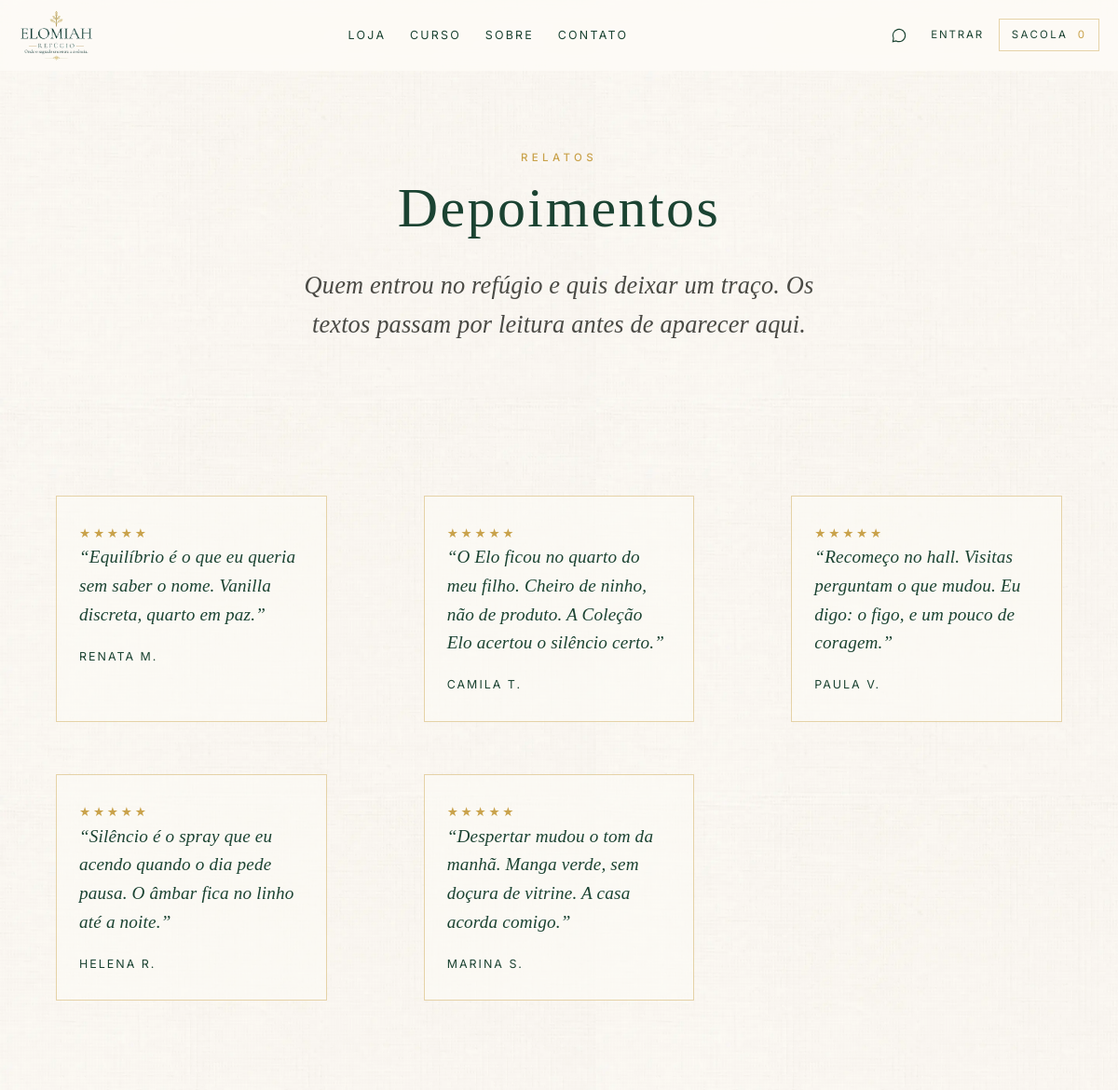
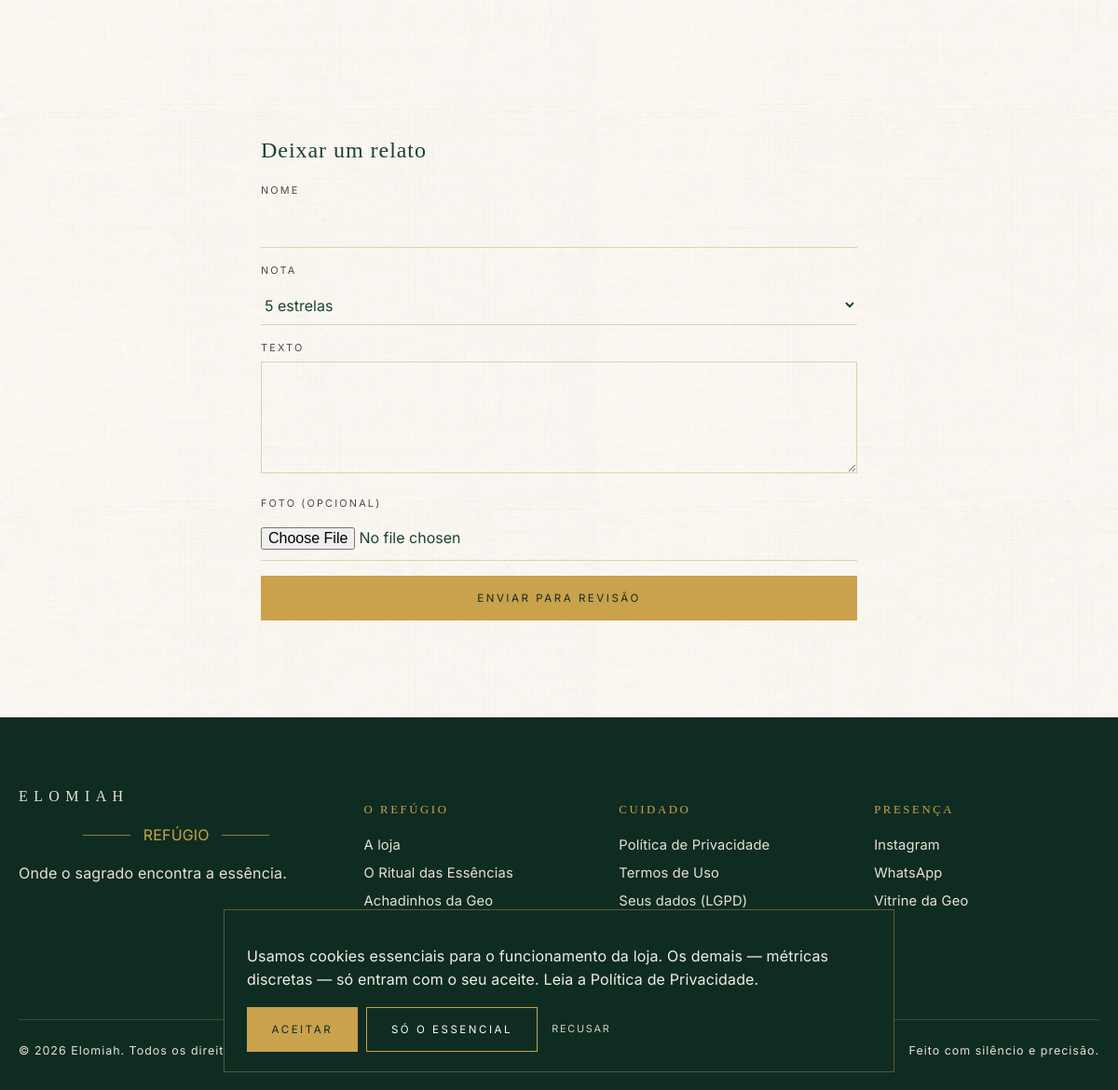
Page /depoimentos on the committed database (2 pictures, top to bottom).
### tables this page shows
CREATE TABLE `depoimentos` (
  `id` INT UNSIGNED NOT NULL AUTO_INCREMENT,
  `usuario_id` INT UNSIGNED DEFAULT NULL,
  `produto_id` INT UNSIGNED DEFAULT NULL,
  `nome` VARCHAR(120) NOT NULL,
  `foto` VARCHAR(255) DEFAULT NULL,
  `nota` TINYINT UNSIGNED NOT NULL DEFAULT 5,
  `texto` TEXT NOT NULL,
  `status` ENUM('pendente','aprovado','reprovado') NOT NULL DEFAULT 'pendente',
  `created_at` DATETIME NOT NULL DEFAULT CURRENT_TIMESTAMP,
  `updated_at` DATETIME NOT NULL DEFAULT CURRENT_TIMESTAMP ON UPDATE CURRENT_TIMESTAMP,
  PRIMARY KEY (`id`),
  KEY `idx_depoimentos_status` (`status`),
  CONSTRAINT `fk_depoimentos_usuario` FOREIGN KEY (`usuario_id`) REFERENCES `usuarios` (`id`) ON DELETE SET NULL,
  CONSTRAINT `fk_depoimentos_produto` FOREIGN KEY (`produto_id`) REFERENCES `produtos` (`id`) ON DELETE SET NULL
);

### app/Core/View.php (called while the page is built, shortened)
<?php
final class View
{
    public static function render(string $template, array $data = [], ?string $layout = null): string
    {
        $content = self::renderFile($template, $data);
        $data['content'] = $content;
        return self::renderFile($layout, $data);
    }
    public static function renderFile(string $template, array $data = []): string
    {
        $path = APP_PATH . DIRECTORY_SEPARATOR . 'Views' . DIRECTORY_SEPARATOR . str_replace('/', DIRECTORY_SEPARATOR, $template) . '.php';
        extract($data, EXTR_SKIP);
        require $path;
        return (string) ob_get_clean();
    }
}

### app/Core/Controller.php (called while the page is built, shortened)
<?php
abstract class Controller
{
    protected function view(string $template, array $data = [], ?string $layout = 'layouts/public'): never
    {
        Response::html(View::render($template, $data, $layout));
    }
}

### app/Controllers/DepoimentosController.php (called while the page is built, shortened)
<?php
final class DepoimentosController extends Controller
{
    public function index(Request $request, array $params = []): never
    {
        $this->view('depoimentos/index', [
            'title' => 'Depoimentos — Elomiah',
            'depoimentos' => Depoimento::where('status', 'aprovado', 'id DESC'),
        ]);
    }
}

### app/Core/Application.php (called while the page is built, shortened)
<?php
final class Application
{
    public function run(): void
    {
        $request = new Request();
        try {
            $router = new Router();
            $router->dispatch($request);
        } catch (Throwable $e) {
            $this->handleException($e);
        }
    }
}

### public/index.php (called while the page is built, shortened)
<?php
(new App\Core\Application())->run();

### app/Core/Database.php (called while the page is built, shortened)
<?php
final class Database
{
    private static ?PDO $pdo = null;
    public static function connection(): PDO
    {
        if (self::$pdo instanceof PDO) {
            return self::$pdo;
        }
        $cfg = config('database');
        $dsn = sprintf(
            'mysql:host=%s;port=%d;dbname=%s;charset=%s',
            $cfg['host'],
            $cfg['port'],
            $cfg['name'],
            $cfg['charset']
        );
        try {
            self::$pdo = new PDO($dsn, $cfg['user'], $cfg['pass'], [
                PDO::ATTR_ERRMODE => PDO::ERRMODE_EXCEPTION,
                PDO::ATTR_DEFAULT_FETCH_MODE => PDO::FETCH_ASSOC,
                PDO::ATTR_EMULATE_PREPARES => false,
            ]);
        } catch (PDOException $e) {
            $hint = 'Não foi possível conectar ao banco de dados. Verifique DB_HOST, DB_USER e DB_PASS no .env e execute php database/install.php.';
            if (config('app')['debug'] ?? false) {
                $hint .= ' Detalhe: ' . $e->getMessage();
            }
            throw new RuntimeException($hint, (int) $e->getCode(), $e);
        }
        return self::$pdo;
    }
    public static function query(string $sql, array $params = []): PDOStatement
    {
        $stmt = self::connection()->prepare($sql);
        foreach ($params as $key => $value) {
            $param = is_int($key) ? $key + 1 : (str_starts_with((string) $key, ':') ? $key : ':' . $key);
            $type = match (true) {
                is_int($value) => PDO::PARAM_INT,
                is_bool($value) => PDO::PARAM_BOOL,
                $value === null => PDO::PARAM_NULL,
                default => PDO::PARAM_STR,
            };
            $stmt->bindValue($param, $value, $type);
        }
        $stmt->execute();
        return $stmt;
    }
    public static function fetchAll(string $sql, array $params = []): array
    {
        return self::query($sql, $params)->fetchAll();
    }
}

### app/Core/Model.php (called while the page is built, shortened)
<?php
abstract class Model
{
    protected static string $table = '';
    public static function where(string $column, mixed $value, string $order = 'id DESC'): array
    {
        return Database::fetchAll(
            'SELECT * FROM `' . static::$table . '` WHERE `' . $column . '` = :v ORDER BY ' . self::safeOrder($order),
            ['v' => $value]
        );
    }
    private static function safeOrder(string $order): string
    {
        return $order;
    }
}

### app/Helpers/functions.php (called while the page is built, shortened)
<?php
function env(string $key, mixed $default = null): mixed
{
    if (array_key_exists($key, $_ENV)) {
        return $_ENV[$key];
    }
    $value = getenv($key);
    return $value === false ? $default : $value;
}
function config(string $file): array
{
    static $cache = [];
    if (!isset($cache[$file])) {
        $path = CONFIG_PATH . DIRECTORY_SEPARATOR . $file . '.php';
        $cache[$file] = is_file($path) ? require $path : [];
    }
    return $cache[$file];
}
function e(?string $value): string
{
    return htmlspecialchars((string) $value, ENT_QUOTES | ENT_SUBSTITUTE, 'UTF-8');
}
function url(string $path = '/'): string
{
    $base = rtrim((string) (config('app')['url'] ?? ''), '/');
    $path = '/' . ltrim($path, '/');
    return $base . ($path === '/' ? '/' : rtrim($path, '/'));
}
function old(string $key, mixed $default = ''): mixed
{
    $old = Session::get('_old', []);
    return $old[$key] ?? $default;
}

### config/app.php (called while the page is built, shortened)
<?php
return [
    'name' => env('APP_NAME', 'Elomiah'),
    'env' => env('APP_ENV', 'local'),
    'debug' => env('APP_DEBUG', 'false') === 'true',
    'url' => rtrim((string) env('APP_URL', 'http://localhost:8000'), '/'),
    'key' => (string) env('APP_KEY', ''),
    'whatsapp' => preg_replace('/\D+/', '', (string) env('WHATSAPP', '5571984916767')) ?: '5571984916767',
    'achadinhos_url' => (string) env('ACHADINHOS_URL', 'https://collshp.com/geovanaferreira030789?view=storefront'),
    'shopee_url' => (string) env('SHOPEE_URL', 'https://collshp.com/geovanaferreira030789?view=storefront'),
    'mercadopago_access_token' => (string) env('MERCADOPAGO_ACCESS_TOKEN', ''),
    'mercadopago_public_key' => (string) env('MERCADOPAGO_PUBLIC_KEY', ''),
    'mercadopago_public_url' => rtrim((string) env('MERCADOPAGO_PUBLIC_URL', ''), '/'),
    'pix_chave' => (string) env('PIX_CHAVE', ''),
    'pix_nome' => (string) env('PIX_NOME', 'ELOMIAH'),
    'pix_cidade' => (string) env('PIX_CIDADE', 'SAO PAULO'),
    'banco_nome' => (string) env('BANCO_NOME', 'Nu Pagamentos S.A.'),
    'banco_codigo' => (string) env('BANCO_CODIGO', '0260'),
    'banco_agencia' => (string) env('BANCO_AGENCIA', '0001'),
    'banco_conta' => (string) env('BANCO_CONTA', ''),
    'session_secure' => env('SESSION_SECURE', '0') === '1',
    'upload_max_mb' => 4,
    'rate_limit' => [
        'login' => ['max' => 5, 'window' => 900],
        'contato' => ['max' => 5, 'window' => 600],
        'checkout' => ['max' => 10, 'window' => 600],
        'lgpd' => ['max' => 3, 'window' => 3600],
        'depoimento' => ['max' => 3, 'window' => 3600],
        'recuperar' => ['max' => 3, 'window' => 3600],
    ],
];

### config/database.php (called while the page is built, shortened)
<?php
return [
    'host' => env('DB_HOST', '127.0.0.1'),
    'port' => (int) env('DB_PORT', '3306'),
    'name' => env('DB_NAME', 'elomiah'),
    'user' => env('DB_USER', 'root'),
    'pass' => env('DB_PASS', ''),
    'charset' => 'utf8mb4',
];

### app/Core/Session.php (called while the page is built, shortened)
<?php
final class Session
{
    public static function get(string $key, mixed $default = null): mixed
    {
        return $_SESSION[$key] ?? $default;
    }
}

### app/Views/depoimentos/index.php (the view, shortened to what this page needs)
<section class="page-hero container">
    <p class="eyebrow">Relatos</p>
    <h1>Depoimentos</h1>
    <p class="lede" style="margin-inline:auto">Quem entrou no refúgio e quis deixar um traço. Os textos passam por leitura antes de aparecer aqui.</p>
</section>
<section class="container">
    <div class="quotes">
        <?php foreach ($depoimentos ?? [] as $d): ?>
            <blockquote class="quote">
                <div class="stars"><?= str_repeat('★', (int) $d['nota']) ?></div>
                <p>“<?= e($d['texto']) ?>”</p>
                <footer><?= e($d['nome']) ?></footer>
            </blockquote>
        <?php endforeach; ?>
    </div>
</section>
<section class="container" style="max-width:640px">
    <h2>Deixar um relato</h2>
    <form class="form" method="post" action="<?= e(url('/depoimentos')) ?>" enctype="multipart/form-data">
        <label><span>Nome</span><input type="text" name="nome" value="<?= e((string) old('nome')) ?>" required></label>
        <label><span>Nota</span>
            <select name="nota">
                <?php for ($i = 5; $i >= 1; $i--): ?>
                    <option value="<?= $i ?>"><?= $i ?> estrelas</option>
                <?php endfor; ?>
            </select>
        </label>
        <label><span>Texto</span><textarea name="texto" required><?= e((string) old('texto')) ?></textarea></label>
        <label><span>Foto (opcional)</span><input type="file" name="foto" accept="image/jpeg,image/png,image/webp"></label>
        <button class="btn btn-gold" type="submit">Enviar para revisão</button>
    </form>
</section>

### app/Core/Router.php (shortened to what this page needs)
<?php
final class Router
{
    private array $routes = [];
    public function add(string $method, string $path, array $handler, array $middleware = []): void
    {
        $this->routes[] = [
            'method' => strtoupper($method),
            'pattern' => $this->compile($path),
            'handler' => $handler,
            'middleware' => $middleware,
        ];
    }
    public function dispatch(Request $request): mixed
    {
        $method = $request->method();
        $path = $request->path();
        foreach ($this->routes as $route) {
            if ($route['method'] !== $method) {
                continue;
            }
            if (!preg_match($route['pattern'], $path, $matches)) {
                continue;
            }
            $params = array_filter($matches, 'is_string', ARRAY_FILTER_USE_KEY);
            [$class, $action] = $route['handler'];
            $controller = new $class();
            return $controller->{$action}($request, $params);
        }
    }
    private function compile(string $path): string
    {
        $path = rtrim($path, '/') ?: '/';
        $regex = preg_replace('#\{([a-zA-Z_][a-zA-Z0-9_]*)\}#', '(?P<$1>[^/]+)', $path);
        return '#^' . $regex . '$#';
    }
}

### public/assets/css/app.css (style rules this page uses)
:root { --verde: #1B4332; --verde-escuro: #0F2C22; --dourado: #C9A24B; --dourado-suave: #d4b56a; --creme: #FDFBF6; --creme-escuro: #F4F0E6; --cinza: #4A4A45; --linha: rgba(201, 162, 75, 0.45); --papel: url("../images/texture-linho.webp"); --serif: "Playfair Display", "Palatino Linotype", Palatino, serif; --serif-body: "Cormorant Garamond", "Georgia", serif; --sans: "Inter", "Segoe UI", sans-serif; --max: 1180px; --header: 76px; }
*, *::before, *::after { box-sizing: border-box; }
html { scroll-behavior: smooth; }
body { margin: 0; background-color: var(--creme); background-image: var(--papel); background-size: 640px; color: var(--verde); font-family: var(--sans); font-size: 16px; line-height: 1.6; letter-spacing: 0.01em; }
button, input, textarea, select { font: inherit; color: inherit; }
button { cursor: pointer; background: none; border: none; }
.container { width: min(var(--max), calc(100% - 2.5rem)); margin-inline: auto; }
.eyebrow { font-family: var(--sans); font-size: 0.72rem; letter-spacing: 0.38em; text-transform: uppercase; color: var(--dourado); font-weight: 500; }
h1, h2, h3, .display { font-family: var(--serif); font-weight: 500; letter-spacing: 0.04em; line-height: 1.15; color: var(--verde); }
.lede { font-family: var(--serif-body); font-size: clamp(1.25rem, 2.2vw, 1.65rem); font-style: italic; color: var(--cinza); max-width: 36rem; }
.btn { display: inline-flex; align-items: center; justify-content: center; gap: 0.6rem; min-height: 48px; padding: 0.7rem 1.6rem; border: 1px solid var(--dourado); letter-spacing: 0.22em; text-transform: uppercase; font-size: 0.72rem; transition: background .3s ease, color .3s ease, transform .3s ease; }
.btn-gold { background: var(--dourado); color: var(--verde-escuro); }
section { padding: 6.5rem 0; }
.quotes { display: grid; grid-template-columns: repeat(3, 1fr); gap: 1.5rem; }
.quote { padding: 1.8rem 1.5rem; border: 1px solid var(--linha); background: color-mix(in srgb, var(--creme) 70%, transparent); }
.quote p { font-family: var(--serif-body); font-size: 1.2rem; font-style: italic; margin: 0 0 1.2rem; }
.stars { color: var(--dourado); letter-spacing: 0.2em; font-size: 0.85rem; }
.quote footer { font-size: 0.78rem; letter-spacing: 0.16em; text-transform: uppercase; }
.form { display: grid; gap: 1rem; }
label span { display: block; font-size: 0.68rem; letter-spacing: 0.2em; text-transform: uppercase; margin-bottom: 0.35rem; color: var(--cinza); }
input[type="text"], input[type="email"], input[type="password"], input[type="tel"], input[type="number"], input[type="file"], textarea, select { width: 100%; background: transparent; border: 0; border-bottom: 1px solid var(--linha); padding: 0.65rem 0; outline: none; }
textarea { min-height: 120px; resize: vertical; border: 1px solid var(--linha); padding: 0.8rem; }
.page-hero { padding: 4.5rem 0 1rem; text-align: center; }
.page-hero h1 { font-size: clamp(2.2rem, 5vw, 3.8rem); margin: 0.5rem 0; }

### rows in the picture
depoimentos: nota "★★★★★", texto "Equilíbrio é o que eu queria sem saber o nome. Vanilla discreta, quarto em paz.", nome "RENATA M."
depoimentos: nota "★★★★★", texto "O Elo ficou no quarto do meu filho. Cheiro de ninho, não de produto. A Coleção Elo acertou o silêncio certo.", nome "CAMILA T."
depoimentos: nota "★★★★★", texto "Recomeço no hall. Visitas perguntam o que mudou. Eu digo: o figo, e um pouco de coragem.", nome "PAULA V."
depoimentos: nota "★★★★★", texto "Silêncio é o spray que eu acendo quando o dia pede pausa. O âmbar fica no linho até a noite.", nome "HELENA R."
depoimentos: nota "★★★★★", texto "Despertar mudou o tom da manhã. Manga verde, sem doçura de vitrine. A casa acorda comigo.", nome "MARINA S."

### other values in the picture
form field nota "5 estrelas"
